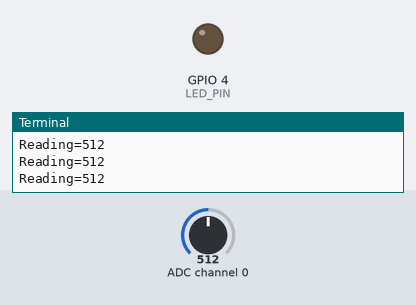
Bench run of a program on a simulated Raspberry Pi (BCM pin numbers). On the bench: output pins drawn as LEDs (lit = HIGH), the last lines printed to the terminal. Inputs (shaded band) come from the test bench; at power-on: ADC channel 0 = 512 (analog values on the 0–1023 scale).

Above: at 1.2 s.
1.3 s: ADC channel 0 set to 497
At 3.0 s:
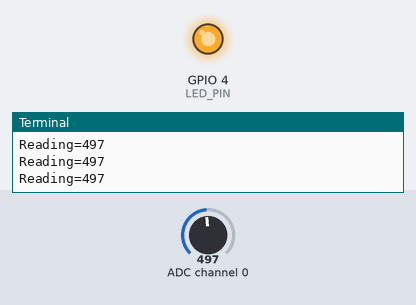
3.5 s: ADC channel 0 set to 522
At 4.6 s:
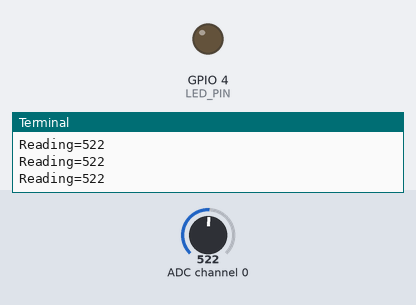
5.5 s: ADC channel 0 set to 511
At 7.4 s:
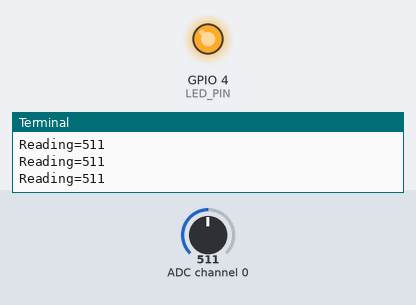
Timing chart, 0 to 8.9 s (numbered marks = the images above; inputs shaded):
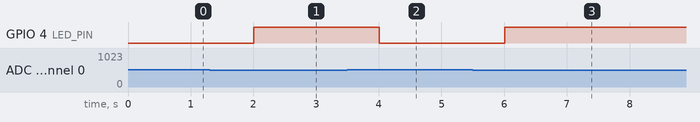

The program:

LDR_task.py
```python
import spidev
import time
import RPi.GPIO as GPIO

LED_PIN = 4
GPIO.setmode(GPIO.BCM)
GPIO.setup(LED_PIN, GPIO.OUT)

#SPI 인스턴스 생성
spi = spidev.SpiDev()

#SPI 통신 시작
spi.open(0,0) #bus(데이터가 흐르는 통로를 뜻함): 0, dev:0

#SPI 최대 통신 속도
spi.max_speed_hz = 100000

# analog -> digital 변환
def analog_read(channel):
  # [byte_1, byte_2, byte_3]
  # byte_1 : 1
  # byte_2 : channel(0) + 8 : 0000 1000 -> 1000 0000
  # byte_3 : 0
  ret = spi.xfer2([1, (8 + channel) << 4, 0])
  adc_out = ((ret[1] & 3) << 8) + ret[2]
  return adc_out

try:
    while True:
        reading = analog_read(0)
        print("Reading=%d" % reading)
        time.sleep(0.5)
        if reading < 512:
          GPIO.output(LED_PIN, GPIO.HIGH)
        else:
          GPIO.output(LED_PIN, GPIO.LOW)

finally:
    spi.close() #모든 건 열었으면 닫아줘야 함 위에 open 부분 있음
```

Measured:
- the behaviour switches between 512 and 511 on ADC channel 0 (found by bisection; images 0 and 1)
- after the input at 1.3 s, GPIO 4 (LED_PIN): LOW → HIGH after 0.70 s
- after the input at 3.5 s, GPIO 4 (LED_PIN): HIGH → LOW after 0.50 s
- after the input at 5.5 s, GPIO 4 (LED_PIN): LOW → HIGH after 0.51 s
